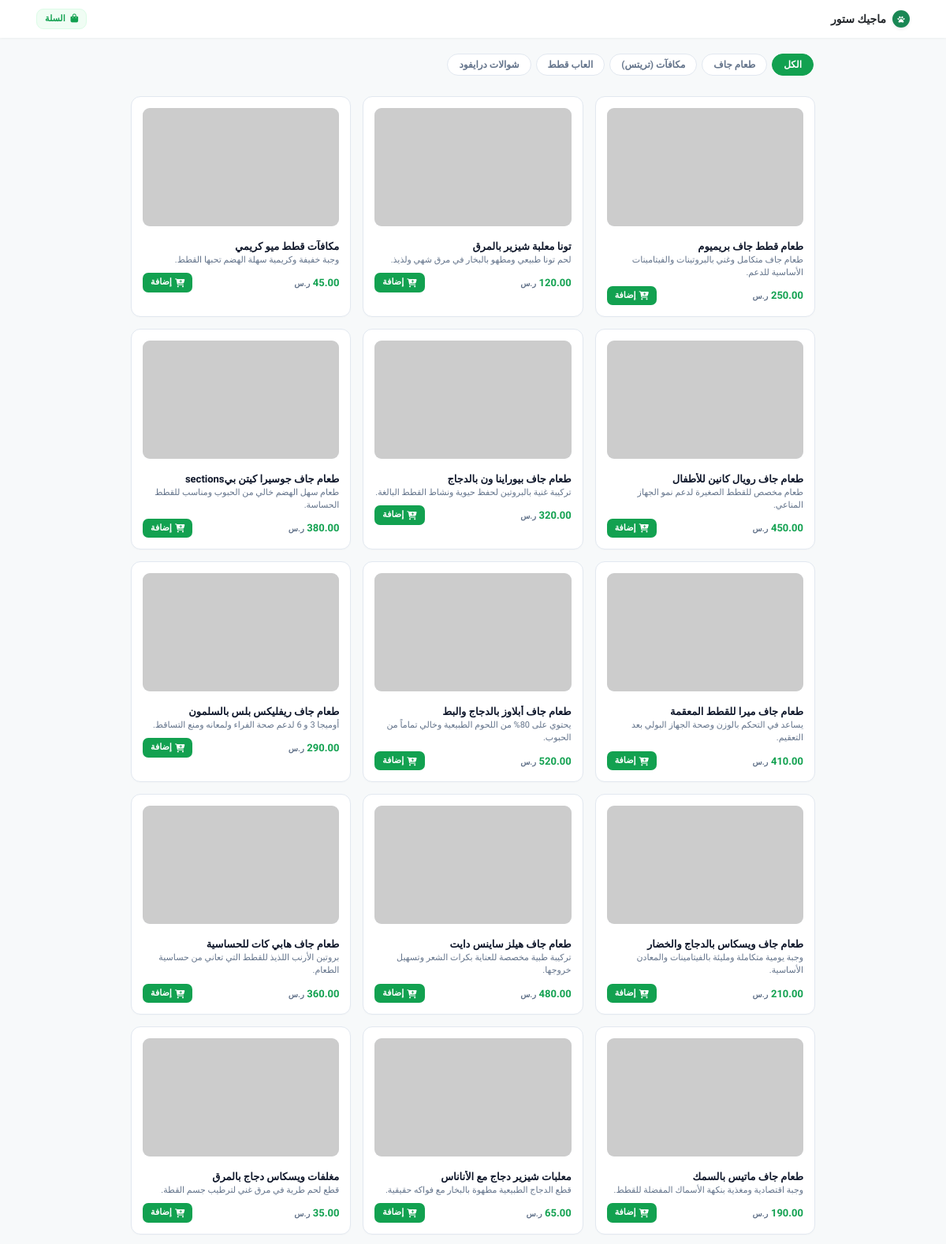
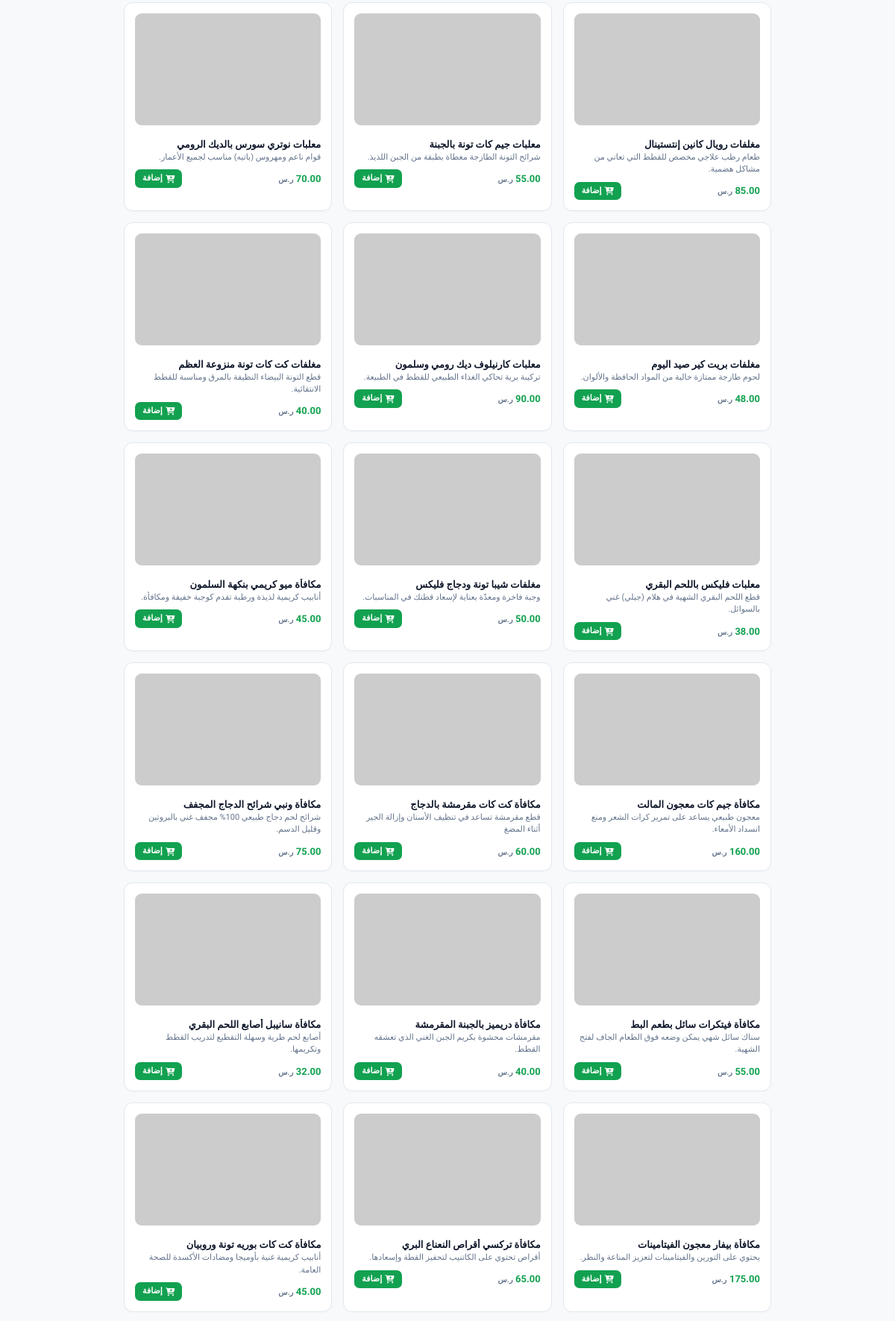
The page / (upper part) on the database its author committed (2 pictures, top to bottom).
### tables this page shows
CREATE TABLE `categories` (
  `id` int(11) NOT NULL,
  `name` varchar(255) NOT NULL
);

CREATE TABLE `products` (
  `id` int(11) NOT NULL,
  `name` varchar(255) NOT NULL,
  `description` text DEFAULT NULL,
  `price` decimal(10,2) NOT NULL,
  `category` varchar(255) NOT NULL,
  `image` varchar(255) DEFAULT 'default.png'
);

### index.php (the view, shortened to what this page needs)
<?php
include 'db.php';
$categories_sql = "SELECT * FROM categories";
$categories_result = $conn->query($categories_sql);
$category_filter = isset($_GET['category']) ? $_GET['category'] : '';
if (!empty($category_filter)) {
    $stmt = $conn->prepare("SELECT * FROM products WHERE category = ?");
    $stmt->bind_param("s", $category_filter);
    $stmt->execute();
    $result = $stmt->get_result();
} else {
    $sql = "SELECT * FROM products";
    $result = $conn->query($sql);
}
?>
<!DOCTYPE html>
<html lang="ar" dir="rtl">
<head>
    <link rel="stylesheet" href="https://cdn.jsdelivr.net/npm/bootstrap@5.3.0/dist/css/bootstrap.rtl.min.css">
    <link rel="stylesheet" href="https://cdnjs.cloudflare.com/ajax/libs/font-awesome/6.4.0/css/all.min.css">
</head>
<body>
    <nav class="navbar navbar-custom sticky-top mb-3">
        <div class="container px-3 d-flex justify-content-between align-items-center">
            <a class="navbar-brand fw-bold m-0 d-flex align-items-center gap-2 text-dark" style="font-size: 14px;" href="index.php">
                <span class="rounded-circle bg-success text-white d-inline-flex align-items-center justify-content-center shadow-sm" style="width: 22px; height: 22px; font-size: 9px;">
                    <i class="fa-solid fa-paw"></i>
                </span>
                ماجيك ستور
            </a>
            <a href="cart.php" class="btn cart-btn-nav position-relative">
                <i class="fa-solid fa-shopping-bag me-1"></i> السلة
            </a>
        </div>
    </nav>
    <div class="container px-3 pb-5" style="max-width: 900px;">
        <div class="mb-3">
            <div class="categories-wrapper">
                <a href="index.php" class="cat-chip <?php echo empty($category_filter) ? 'active' : ''; ?>">
                    الكل
                </a>
                <?php if ($categories_result->num_rows > 0): ?>
                    <?php while($cat = $categories_result->fetch_assoc()): ?>
                        <a href="index.php?category=<?php echo urlencode($cat['name']); ?>" class="cat-chip <?php echo ($category_filter == $cat['name']) ? 'active' : ''; ?>">
                            <?php echo htmlspecialchars($cat['name']); ?>
                        </a>
                    <?php endwhile; ?>
                <?php endif; ?>
            </div>
        </div>
        <div class="products-container">
            <?php if ($result->num_rows > 0): ?>
                <?php while($row = $result->fetch_assoc()): ?>
                    <div class="product-card">
                        <div class="product-img-container">
                            <img src="<?php echo !empty($row['image']) && $row['image'] != 'default.png' ? 'uploads/' . htmlspecialchars($row['image']) : 'https://via.placeholder.com/200'; ?>" class="product-img" alt="">
                        </div>
                        <div class="product-info">
                            <h6 class="product-title"><?php echo htmlspecialchars($row['name']); ?></h6>
                            <p class="product-desc"><?php echo htmlspecialchars($row['description']); ?></p>
                            <div class="d-flex justify-content-between align-items-center mt-2">
                                <div>
                                    <span class="price-text"><?php echo $row['price']; ?></span>
                                    <span class="price-curr">ر.س</span>
                                </div>
                                <form action="add_to_cart.php" method="POST" class="m-0">
                                    <button type="submit" class="btn-add">
                                        <i class="fa-solid fa-cart-plus"></i> إضافة
                                    </button>
                                </form>
                            </div>
                        </div>
                    </div>
                <?php endwhile; ?>
            <?php endif; ?>
        </div>
    </div>
</body>
</html>

### index.php (style rules this page uses)
:root { --indrive-green: #12A150; --indrive-hover: #0e8140; --indrive-dark: #0f172a; }
body { font-family: 'Zain', sans-serif; background-color: #f7f9fa; color: #1e293b; font-size: 13px; }
.navbar-custom { background-color: #ffffff; box-shadow: 0 1px 3px rgba(0,0,0,0.05); padding: 8px 0; }
.categories-wrapper { display: flex; gap: 6px; overflow-x: auto; padding: 4px 2px 10px 2px; white-space: nowrap; scrollbar-width: none; }
.cat-chip { display: inline-block; padding: 4px 14px; border-radius: 18px; font-size: 12px; font-weight: 700; text-decoration: none; border: 1px solid #e2e8f0; background: #ffffff; color: #64748b; transition: all 0.2s ease; }
.cat-chip.active { background: var(--indrive-green); color: #ffffff; border-color: var(--indrive-green); }
.product-card { background: #ffffff; border: 1px solid #e2e8f0; border-radius: 12px; padding: 10px; display: flex; align-items: center; gap: 10px; margin-bottom: 8px; box-shadow: 0 1px 2px rgba(0,0,0,0.02); }
.product-img-container { width: 75px; height: 75px; border-radius: 9px; overflow: hidden; background: #f1f5f9; flex-shrink: 0; }
.product-img { width: 100%; height: 100%; object-fit: cover; }
.product-info { flex-grow: 1; min-width: 0; }
.product-title { font-size: 13px; font-weight: 700; color: #0f172a; margin-bottom: 1px; white-space: nowrap; overflow: hidden; text-overflow: ellipsis; }
.product-desc { font-size: 11px; color: #64748b; margin-bottom: 4px; display: -webkit-box; -webkit-line-clamp: 1; -webkit-box-orient: vertical; overflow: hidden; }
.price-text { font-size: 13px; font-weight: 800; color: var(--indrive-green); }
.price-curr { font-size: 10px; font-weight: 700; color: #64748b; }
.btn-add { background-color: var(--indrive-green); color: white; border: none; border-radius: 7px; padding: 4px 10px; font-size: 11px; font-weight: 700; display: inline-flex; align-items: center; gap: 4px; white-space: nowrap; }
.cart-btn-nav { background: #f0fdf4; color: var(--indrive-green); border: 1px solid #dcfce7; font-weight: 700; border-radius: 9px; padding: 4px 10px; font-size: 11px; }
@media (min-width: 768px) { body { font-size: 14px; } }
@media (min-width: 768px) { .products-container { display: grid; grid-template-columns: repeat(3, 1fr); gap: 15px; } }
@media (min-width: 768px) { .product-card { flex-direction: column; align-items: stretch; padding: 14px; margin-bottom: 0; } }
@media (min-width: 768px) { .product-img-container { width: 100%; height: 150px; margin-bottom: 8px; } }
@media (min-width: 768px) { .product-desc { -webkit-line-clamp: 2; } }

### rows shown on the page
categories: name "طعام جاف"
categories: name "مكافآت (تريتس)"
categories: name "العاب قطط"
categories: name "شوالات درايفود"
products: name "طعام قطط جاف بريميوم", description "طعام جاف متكامل وغني بالبروتينات والفيتامينات الأساسية للدعم.", price "250.00"
products: name "تونا معلبة شيزير بالمرق", description "لحم تونا طبيعي ومطهو بالبخار في مرق شهي ولذيذ.", price "120.00"
products: name "مكافآت قطط ميو كريمي", description "وجبة خفيفة وكريمية سهلة الهضم تحبها القطط.", price "45.00"
products: name "طعام جاف رويال كانين للأطفال", description "طعام مخصص للقطط الصغيرة لدعم نمو الجهاز المناعي.", price "450.00"
products: name "طعام جاف بيوراينا ون بالدجاج", description "تركيبة غنية بالبروتين لحفظ حيوية ونشاط القطط البالغة.", price "320.00"
products: name "طعام جاف جوسيرا كيتن بيsections", description "طعام سهل الهضم خالي من الحبوب ومناسب للقطط الحساسة.", price "380.00"
products: name "طعام جاف ميرا للقطط المعقمة", description "يساعد في التحكم بالوزن وصحة الجهاز البولي بعد التعقيم.", price "410.00"
products: name "طعام جاف أبلاوز بالدجاج والبط", description "يحتوي على 80% من اللحوم الطبيعية وخالي تماماً من الحبوب.", price "520.00"
products: name "طعام جاف ريفليكس بلس بالسلمون", description "أوميجا 3 و 6 لدعم صحة الفراء ولمعانه ومنع التساقط.", price "290.00"
products: name "طعام جاف ويسكاس بالدجاج والخضار", description "وجبة يومية متكاملة ومليئة بالفيتامينات والمعادن الأساسية.", price "210.00"
products: name "طعام جاف هيلز ساينس دايت", description "تركيبة طبية مخصصة للعناية بكرات الشعر وتسهيل خروجها.", price "480.00"
products: name "طعام جاف هابي كات للحساسية", description "بروتين الأرنب اللذيذ للقطط التي تعاني من حساسية الطعام.", price "360.00"
products: name "طعام جاف ماتيس بالسمك", description "وجبة اقتصادية ومغذية بنكهة الأسماك المفضلة للقطط.", price "190.00"
products: name "معلبات شيزير دجاج مع الأناناس", description "قطع الدجاج الطبيعية مطهوة بالبخار مع فواكه حقيقية.", price "65.00"
products: name "مغلفات ويسكاس دجاج بالمرق", description "قطع لحم طرية في مرق غني لترطيب جسم القطة.", price "35.00"
products: name "مغلفات رويال كانين إنتستينال", description "طعام رطب علاجي مخصص للقطط التي تعاني من مشاكل هضمية.", price "85.00"
products: name "معلبات جيم كات تونة بالجبنة", description "شرائح التونة الطازجة مغطاة بطبقة من الجبن اللذيذ.", price "55.00"
products: name "معلبات نوتري سورس بالديك الرومي", description "قوام ناعم ومهروس (باتيه) مناسب لجميع الأعمار.", price "70.00"
products: name "مغلفات بريت كير صيد اليوم", description "لحوم طازجة ممتازة خالية من المواد الحافظة والألوان.", price "48.00"
products: name "معلبات كارنيلوف ديك رومي وسلمون", description "تركيبة برية تحاكي الغذاء الطبيعي للقطط في الطبيعة.", price "90.00"
products: name "مغلفات كت كات تونة منزوعة العظم", description "قطع التونة البيضاء النظيفة بالمرق ومناسبة للقطط الانتقائية.", price "40.00"
products: name "معلبات فليكس باللحم البقري", description "قطع اللحم البقري الشهية في هلام (جيلي) غني بالسوائل.", price "38.00"
products: name "مغلفات شيبا تونة ودجاج فليكس", description "وجبة فاخرة ومعدّة بعناية لإسعاد قطتك في المناسبات.", price "50.00"
products: name "مكافأة ميو كريمي بنكهة السلمون", description "أنابيب كريمية لذيذة ورطبة تقدم كوجبة خفيفة ومكافأة.", price "45.00"
products: name "مكافأة جيم كات معجون المالت", description "معجون طبيعي يساعد على تمرير كرات الشعر ومنع انسداد الأمعاء.", price "160.00"
products: name "مكافأة كت كات مقرمشة بالدجاج", description "قطع مقرمشة تساعد في تنظيف الأسنان وإزالة الجير أثناء المضغ", price "60.00"
products: name "مكافأة ونبي شرائح الدجاج المجفف", description "شرائح لحم دجاج طبيعي 100% مجفف غني بالبروتين وقليل الدسم.", price "75.00"
products: name "مكافأة فيتكرات سائل بطعم البط", description "سناك سائل شهي يمكن وضعه فوق الطعام الجاف لفتح الشهية.", price "55.00"
products: name "مكافأة دريميز بالجبنة المقرمشة", description "مقرمشات محشوة بكريم الجبن الغني الذي تعشقه القطط.", price "40.00"
products: name "مكافأة سانيبل أصابع اللحم البقري", description "أصابع لحم طرية وسهلة التقطيع لتدريب القطط وتكريمها.", price "32.00"
products: name "مكافأة بيفار معجون الفيتامينات", description "يحتوي على التورين والفيتامينات لتعزيز المناعة والنظر.", price "175.00"
products: name "مكافأة تركسي أقراص النعناع البري", description "أقراص تحتوي على الكاتنيب لتحفيز القطة وإسعادها.", price "65.00"
products: name "مكافأة كت كات بوريه تونة وروبيان", description "أنابيب كريمية غنية بأوميجا ومضادات الأكسدة للصحة العامة.", price "45.00"
